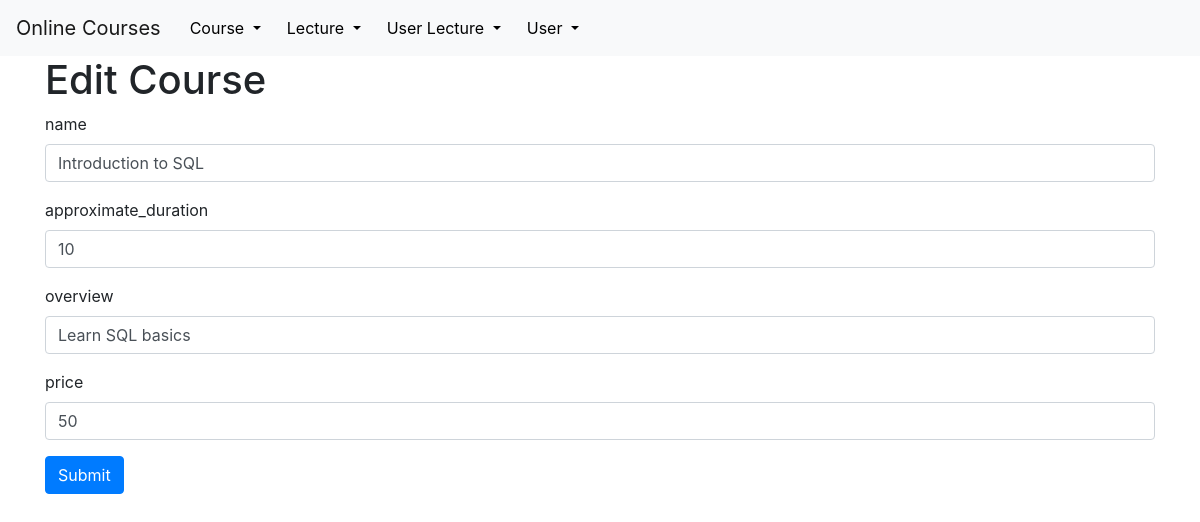
Page /edit/courses/1 on the earlier database version.
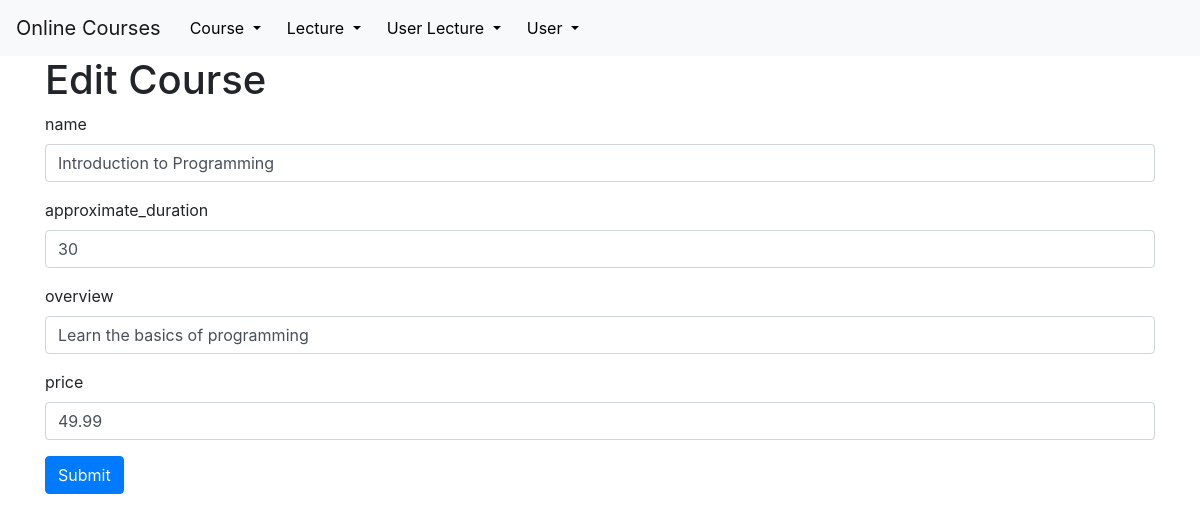
Same page on the later database version.
### tables this page shows
CREATE TABLE courses (
    id INTEGER PRIMARY KEY AUTOINCREMENT,
    name VARCHAR(255) NOT NULL,
    approximate_duration INTEGER NOT NULL,
    overview TEXT NOT NULL,
    price DECIMAL(10, 2) NOT NULL
);

### app.py (the view, shortened to what this page needs)
@app.route('/edit/<string:table_name>/<int:element_id>', methods=('GET', 'POST'))
def edit(table_name, element_id):
    connection = get_db_connection()
    my_class = classAdresses[table_name]
    requestedClasses = connected_classes(my_class)
    record = my_class.get(connection, element_id)
    fkVarsDict = {}
    for Class in requestedClasses:
        fkVarsDict.update({Class: meaningfulClassValues(Class)})
    return render_template('edit.html', model=my_class, record=record, fkVars=fkVarsDict)

### DB_Classes.py (called while the page is built)
    @classmethod
    def get(cls, db_connection, id):
        return db_connection.execute(f'SELECT * FROM {cls.table_name} WHERE {cls.id} = ?', (id,)).fetchone()

### app.py (called while the page is built)
def get_db_connection(db='database.db'):
    connection = sqlite3.connect(db)
    connection.row_factory = sqlite3.Row
    return connection

def connected_classes(Class):
    res = []
    for arg in Class.attributes:
        if isinstance(arg, foreignKey):
            res.append(arg.Class)
    return res

@app.template_filter('attributeType')
def attributeType(attribute):
    if isinstance(attribute, limitedVariantsDataEntry):
        return "M"
    if isinstance(attribute, foreignKey):
        return "FK"
    return "C"

@app.template_filter('className')
def className(givenClass):
    return givenClass.stringRepresentation

### templates/edit.html (shortened to what this page needs)
{% extends 'base.html' %}
{% block content %}
<h1>{% block title %} Edit {{ model | className }} {% endblock %}</h1>
<form method="post">
    {% for attr in model.attributes %}
    <div class="form-group">
        <label for="{{ attr }}">{{ attr }}</label>
        {% if attr | attributeType == "C" %}
        <input type="text" name="{{ attr }}"
               placeholder="{{ attr }}" class="form-control"
               value="{{ request.form[attr] or record[attr] }}"></input>
        {% endif %}
    </div>
    {% endfor %}
    <div class="form-group">
        <button type="submit" class="btn btn-primary">Submit</button>
    </div>
</form>
{% endblock %}

### templates/base.html (shortened to what this page needs)
<!doctype html>
<html lang="en">
  <head>
    <link rel="stylesheet" href="https://stackpath.bootstrapcdn.com/bootstrap/4.3.1/css/bootstrap.min.css">
    <link rel="stylesheet" href="{{ url_for('static', filename='css/style.css') }}">
    <link href="https://cdnjs.cloudflare.com/ajax/libs/bootstrap-datepicker/1.9.0/css/bootstrap-datepicker.min.css" rel="stylesheet">
  </head>
  <body>
    <nav class="navbar navbar-expand-md navbar-light bg-light">
        <a class="navbar-brand" href="{{ url_for('index')}}">Online Courses</a>
        <div class="collapse navbar-collapse" id="navbarNav">
            <ul class="navbar-nav">
                <div class="dropdown">
                    <button class="btn btn-secondary dropdown-toggle" type="button" id = "dropdown1" data-toggle="dropdown" aria-haspopup="true" aria-expanded="false">
                        Course
                    </button>
                </div>
                <div class="dropdown">
                    <button class="btn btn-secondary dropdown-toggle" type="button" id = "dropdown4" data-toggle="dropdown" aria-haspopup="true" aria-expanded="false">
                        Lecture
                    </button>
                </div>
                <div class="dropdown">
                    <button class="btn btn-secondary dropdown-toggle" type="button"  id="dropdown2" data-toggle="dropdown" aria-haspopup="true" aria-expanded="false">
                        User Lecture
                    </button>
                </div>
                <div class="dropdown">
                    <button class="btn btn-secondary dropdown-toggle" type="button" id = "dropdown3" data-toggle="dropdown" aria-haspopup="true" aria-expanded="false">
                        User
                    </button>
                </div>
            </ul>
        </div>
    </nav>
    <div class="container">
        {% block content %} {% endblock %}
    </div>
  </body>
</html>

### static/css/style.css (style rules this page uses)
.dropdown-toggle { color: black; background-color: transparent; border-color: transparent; }

Differences in the rows shown:
changed courses: name "Introduction to SQL" → "Introduction to Programming"; approximate_duration "10" → "30"; overview "Learn SQL basics" → "Learn the basics of programming"; price "50" → "49.99"
